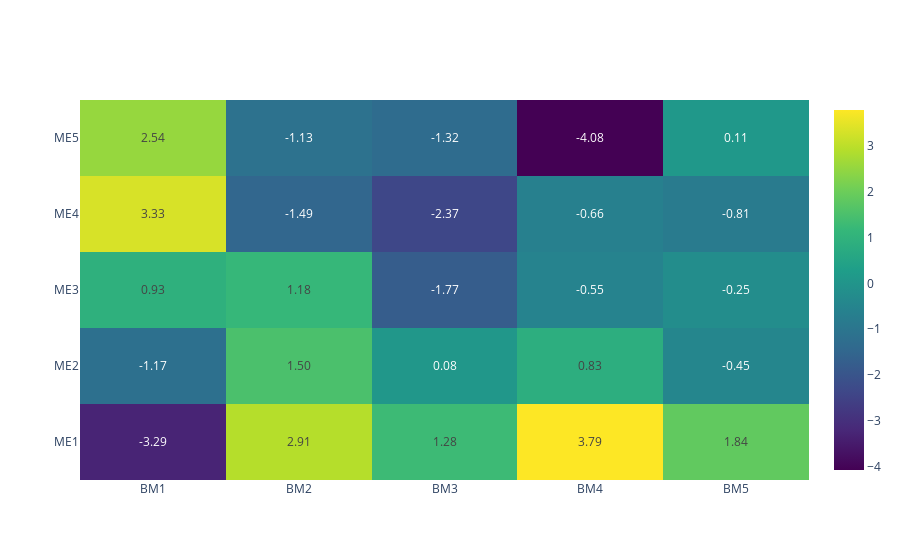

Here is the notebook cell this chart was saved with:
### Markdown cell above
# FIGURE (t STAT HEAT MAP)

### Code cell
trace = go.Heatmap(
    x=tstat_tbl.columns.to_list(),
    y=tstat_tbl.index.to_list(),
    z=tstat_tbl,
    colorscale='Viridis',
    texttemplate="%{z:.2f}",
    hovertemplate="%{x} / %{y}<br>%{z:.3f}<extra></extra>"
)
tstat_tbl = go.Figure(trace)
tstat_tbl.show()

### Figure 1 — Plotly figure (JSON) as saved in the notebook; plotly's stock layout.template omitted (floating-point values rounded to 4 significant figures)
{"data": [{"colorscale": [[0, "#440154"], [0.1111, "#482878"], [0.2222, "#3e4989"], [0.3333, "#31688e"], [0.4444, "#26828e"], [0.5556, "#1f9e89"], [0.6667, "#35b779"], [0.7778, "#6ece58"], [0.8889, "#b5de2b"], [1, "#fde725"]], "hovertemplate": "%{x} / %{y}<br>%{z:.3f}<extra></extra>", "texttemplate": "%{z:.2f}", "type": "heatmap", "x": ["BM1", "BM2", "BM3", "BM4", "BM5"], "y": ["ME1", "ME2", "ME3", "ME4", "ME5"], "z": [[-3.289, 2.913, 1.282, 3.786, 1.845], [-1.173, 1.499, 0.08371, 0.8349, -0.4452], [0.9252, 1.177, -1.767, -0.5513, -0.2522], [3.33, -1.492, -2.372, -0.6584, -0.8105], [2.535, -1.125, -1.322, -4.078, 0.108]]}], "layout": {}}
